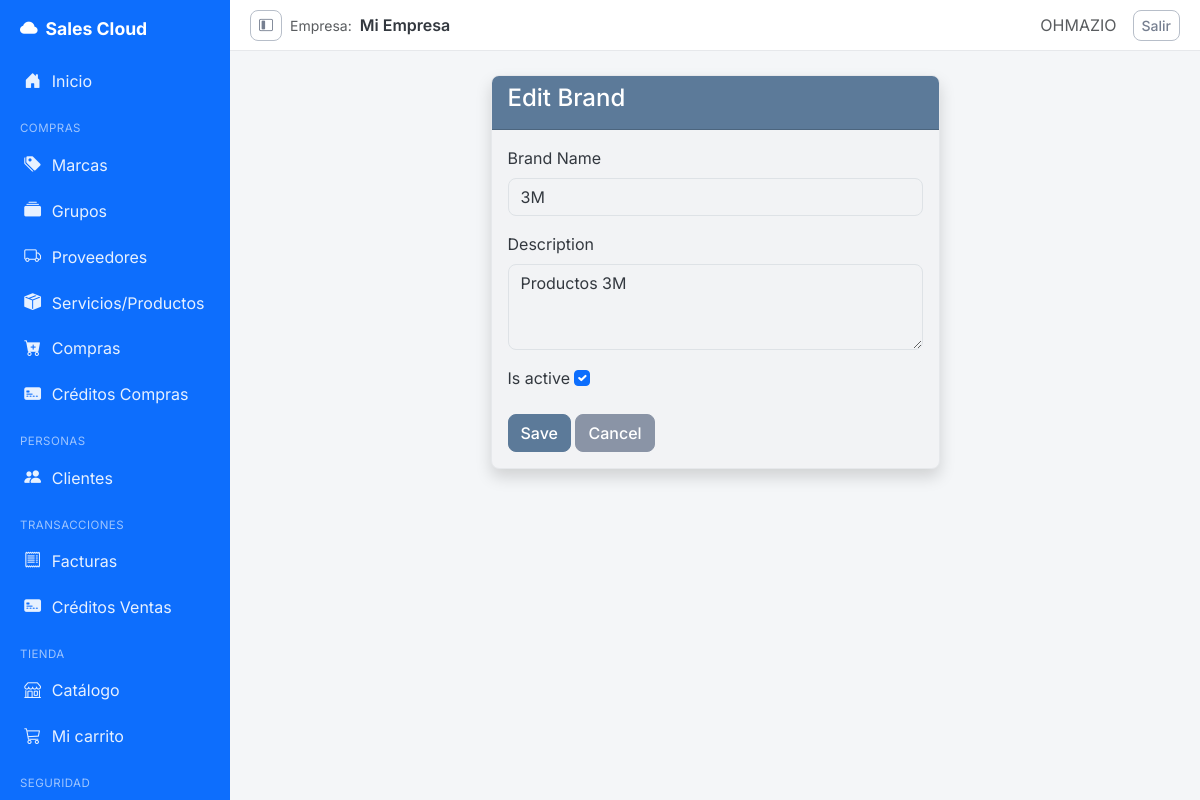
Screenshot of /brands/24/edit/ (signed in) with the database file from the repository.
### billing/models.py (models this page shows, shortened)
class Brand(models.Model):
    name = models.CharField(max_length=100, unique=True, verbose_name='Brand Name')
    description = models.TextField(blank=True, null=True)
    is_active = models.BooleanField(default=True)
    created_at = models.DateTimeField(auto_now_add=True)
    updated_at = models.DateTimeField(auto_now=True)
    class Meta:
        verbose_name = 'Brand'
        verbose_name_plural = 'Brands'
        ordering = ['name']
        permissions = [
            ('export_brand', 'Can export brand'),
            ('print_brand', 'Can print brand'),
        ]

### billing/views.py (the view)
# urls.py: path('brands/<int:pk>/edit/', views.brand_update, name='brand_update'),
@login_required
@permission_required_redirect('billing.change_brand', redirect_to='billing:brand_list')
@audit_action('UPDATE_BRAND')
def brand_update(request, pk):
    brand = get_object_or_404(Brand, pk=pk)
    if request.method == 'POST':
        form = BrandForm(request.POST, instance=brand)
        if form.is_valid():
            form.save()
            messages.success(request, 'Brand updated!')
            return redirect('billing:brand_list')
    else: form = BrandForm(instance=brand)
    return render(request, 'billing/brand_form.html', {'form':form, 'title':'Edit Brand'})

### billing/forms.py
class BrandForm(forms.ModelForm):
    class Meta:
        model = Brand
        fields = ['name', 'description', 'is_active']
        widgets = {
            'name': forms.TextInput(attrs={'class':'form-control'}),
            'description': forms.Textarea(attrs={'class':'form-control','rows':3}),
            'is_active': forms.CheckboxInput(attrs={'class':'form-check-input'}),
        }

### security/templatetags/security_tags.py (called while the page is built)
@register.filter(name='has_group')
def has_group(user, group_name):
    if not user.is_authenticated:
        return False
    if user.is_superuser:      # el superusuario ve todo
        return True
    return user.groups.filter(name=group_name).exists()

### storefront/context_processors.py (called while the page is built)
def cart(request):
    return {'cart': Cart(request)}

### billing/templates/billing/brand_form.html (shortened to what this page needs)
{% extends 'billing/base_sidebar.html' %}
{% block content %}
<div class="row justify-content-center">
  <div class="col-md-6">
    <div class="card shadow">
      <div class="card-header bg-primary text-white"><h4>{{ title }}</h4></div>
      <div class="card-body">
        <form method="post">
          {% for field in form %}
          <div class="mb-3">
            <label class="form-label">{{ field.label }}</label>
            {{ field }}
          </div>
          {% endfor %}
          <button type="submit" class="btn btn-primary">Save</button>
          <a href="{% url 'billing:brand_list' %}" class="btn btn-secondary">Cancel</a>
        </form>
      </div>
    </div>
  </div>
</div>
{% endblock %}

### billing/templates/billing/base_sidebar.html (shortened to what this page needs)
{% load security_tags %}
{% load static %}
<!DOCTYPE html>
<html lang="es">
<head>
  <link href="https://cdn.jsdelivr.net/npm/bootstrap@5.3.0/dist/css/bootstrap.min.css" rel="stylesheet">
  <link rel="stylesheet" href="https://cdn.jsdelivr.net/npm/bootstrap-icons@1.11.1/font/bootstrap-icons.css">
  <link rel="stylesheet" href="{% static 'css/theme.css' %}">
</head>
<body>
<aside class="app-sidebar" id="appSidebar">
  <a class="brand" href="{% url 'billing:home' %}"><i class="bi bi-cloud-fill"></i><span>Sales Cloud</span></a>
  <nav class="nav flex-column">
    <a class="nav-link" href="{% url 'billing:home' %}" title="Inicio"><i class="bi bi-house-door-fill"></i><span>Inicio</span></a>
    {% if user.is_authenticated %}
    {% if user|has_group:'Analista de Compras' or user|has_group:'Administrador' %}
    <div class="nav-section-title">Compras</div>
    <a class="nav-link" href="{% url 'billing:brand_list' %}" title="Marcas"><i class="bi bi-tags-fill"></i><span>Marcas</span></a>
    <a class="nav-link" href="{% url 'billing:productgroup_list' %}" title="Grupos"><i class="bi bi-collection-fill"></i><span>Grupos</span></a>
    <a class="nav-link" href="{% url 'billing:supplier_list' %}" title="Proveedores"><i class="bi bi-truck"></i><span>Proveedores</span></a>
    <a class="nav-link" href="{% url 'billing:product_list' %}" title="Servicios/Productos"><i class="bi bi-box-seam-fill"></i><span>Servicios/Productos</span></a>
    <a class="nav-link" href="{% url 'purchasing:purchase_list' %}" title="Compras"><i class="bi bi-cart-plus-fill"></i><span>Compras</span></a>
    <a class="nav-link" href="{% url 'creditos_compras:compra_list' %}" title="Créditos Compras"><i class="bi bi-credit-card-2-front-fill"></i><span>Créditos Compras</span></a>
    {% endif %}
    {% if user|has_group:'Vendedor' or user|has_group:'Administrador' %}
    <div class="nav-section-title">Personas</div>
    <a class="nav-link" href="{% url 'billing:customer_list' %}" title="Clientes"><i class="bi bi-people-fill"></i><span>Clientes</span></a>
    <div class="nav-section-title">Transacciones</div>
    <a class="nav-link" href="{% url 'billing:invoice_list' %}" title="Facturas"><i class="bi bi-receipt"></i><span>Facturas</span></a>
    <a class="nav-link" href="{% url 'creditos_ventas:factura_list' %}" title="Créditos Ventas"><i class="bi bi-credit-card-2-front-fill"></i><span>Créditos Ventas</span></a>
    {% endif %}
    {% if user|has_group:'Cliente' %}
    <div class="nav-section-title">Tienda</div>
    <a class="nav-link" href="{% url 'storefront:catalog' %}" title="Catálogo"><i class="bi bi-shop"></i><span>Catálogo</span></a>
    <a class="nav-link" href="{% url 'storefront:cart_detail' %}" title="Mi carrito"><i class="bi bi-cart3"></i><span>Mi carrito</span></a>
    {% endif %}
    {% if user|has_group:'Administrador' %}
    <div class="nav-section-title">Seguridad</div>
    {% endif %}
    {% endif %}
  </nav>
</aside>
<div class="app-main">
  <header class="app-topbar">
    <div class="d-flex align-items-center gap-2">
      <button class="btn btn-sm btn-outline-secondary d-none d-md-inline-flex" type="button"
              id="sidebarToggle" title="Colapsar/expandir menú">
        <i class="bi bi-layout-sidebar-inset"></i>
      </button>
      <span class="text-muted small">Empresa:</span>
      <span class="fw-semibold">{{ request.session.company_name|default:"Mi Empresa" }}</span>
    </div>
    <div class="d-flex align-items-center gap-3">
      {% if user.is_authenticated %}
        <span class="text-muted">{{ user.username|upper }}</span>
        <form method="post" action="{% url 'logout' %}" class="d-inline">
          <button type="submit" class="btn btn-sm btn-outline-secondary">Salir</button>
        </form>
      {% else %}
        <a href="{% url 'login' %}" class="btn btn-sm btn-primary">Iniciar sesión</a>
      {% endif %}
    </div>
  </header>
  <div class="app-content">
    {% block content %}{% endblock %}
  </div>
</div>
</body>
</html>

### static/css/theme.css (style rules this page uses)
:root { --bs-primary: #5C7A99; --bs-primary-rgb: 92, 122, 153; --bs-secondary: #8A94A6; --bs-secondary-rgb: 138, 148, 166; --bs-success: #6E9887; --bs-success-rgb: 110, 152, 135; --bs-info: #6FA3AC; --bs-info-rgb: 111, 163, 172; --bs-warning: #DDA85B; --bs-warning-rgb: 221, 168, 91; --bs-danger: #C1666B; --bs-danger-rgb: 193, 102, 107; --bs-light: #F4F5F7; --bs-light-rgb: 244, 245, 247; --bs-dark: #3B4252; --bs-dark-rgb: 59, 66, 82; --bs-body-bg: #F2F3F5; --bs-body-color: #33383F; --bs-link-color: #4E6883; --bs-link-hover-color: #3E5468; --bs-border-radius: 0.5rem; --bs-border-radius-lg: 0.75rem; --bs-border-radius-sm: 0.35rem; }
body { font-family: 'Inter', -apple-system, BlinkMacSystemFont, 'Segoe UI', sans-serif; background-color: var(--bs-body-bg); color: var(--bs-body-color); }
.card { border: 1px solid #E6E8EB; box-shadow: 0 1px 3px rgba(0, 0, 0, .06); }
.btn { border-radius: var(--bs-border-radius); font-weight: 500; }
.btn-primary { --bs-btn-bg: #5C7A99; --bs-btn-border-color: #5C7A99; --bs-btn-hover-bg: #4E6883; --bs-btn-hover-border-color: #4E6883; --bs-btn-active-bg: #435870; --bs-btn-active-border-color: #435870; --bs-btn-disabled-bg: #5C7A99; --bs-btn-disabled-border-color: #5C7A99; --bs-btn-focus-shadow-rgb: 92, 122, 153; }
.btn-secondary, .btn-outline-secondary:hover { --bs-btn-bg: #8A94A6; --bs-btn-border-color: #8A94A6; --bs-btn-hover-bg: #767F90; --bs-btn-hover-border-color: #767F90; --bs-btn-active-bg: #6C7688; --bs-btn-active-border-color: #6C7688; }
.btn-outline-secondary { --bs-btn-color: #767F90; --bs-btn-border-color: #B7BEC9; --bs-btn-hover-bg: #8A94A6; --bs-btn-hover-border-color: #8A94A6; }
a { text-decoration: none; }

### billing/templates/billing/base_sidebar.html (style rules this page uses)
:root { --sidebar-width: 230px; --sidebar-width-collapsed: 64px; --siigo-blue: #0d6efd; }
body { background: #f4f6f8; }
.app-sidebar { position: fixed; top: 0; left: 0; bottom: 0; width: var(--sidebar-width); background: var(--siigo-blue); overflow-x: hidden; overflow-y: auto; z-index: 1030; transition: width .2s ease; }
.app-sidebar .brand { color: #fff; font-weight: 700; font-size: 1.1rem; padding: 1rem 1.25rem; display: flex; align-items: center; gap: .5rem; white-space: nowrap; }
.app-sidebar .nav-link { color: rgba(255,255,255,.9); padding: .65rem 1.25rem; display: flex; align-items: center; gap: .6rem; border-left: 3px solid transparent; white-space: nowrap; }
.app-sidebar .nav-link i { font-size: 1.05rem; width: 1.2rem; text-align: center; flex-shrink: 0; }
.app-sidebar .nav-section-title { color: rgba(255,255,255,.6); font-size: .72rem; text-transform: uppercase; letter-spacing: .04em; padding: 1rem 1.25rem .25rem; white-space: nowrap; }
.app-main { margin-left: var(--sidebar-width); transition: margin-left .2s ease; }
.app-topbar { background: #fff; border-bottom: 1px solid #e6e8eb; padding: .6rem 1.25rem; display: flex; align-items: center; justify-content: space-between; gap: 1rem; }
.app-content { padding: 1.5rem; }
#sidebarToggle { cursor: pointer; }

### rows the page displays
Brand: form "3M" "Productos 3M" "☑"

### other values shown
{{ request.session.company_name|default:"Mi Empresa" }} "Mi Empresa"
{{ user.username|upper }} "OHMAZIO"
{{ title }} "Edit Brand"
{{ field.label }} "Brand Name" "Description" "Is active"
